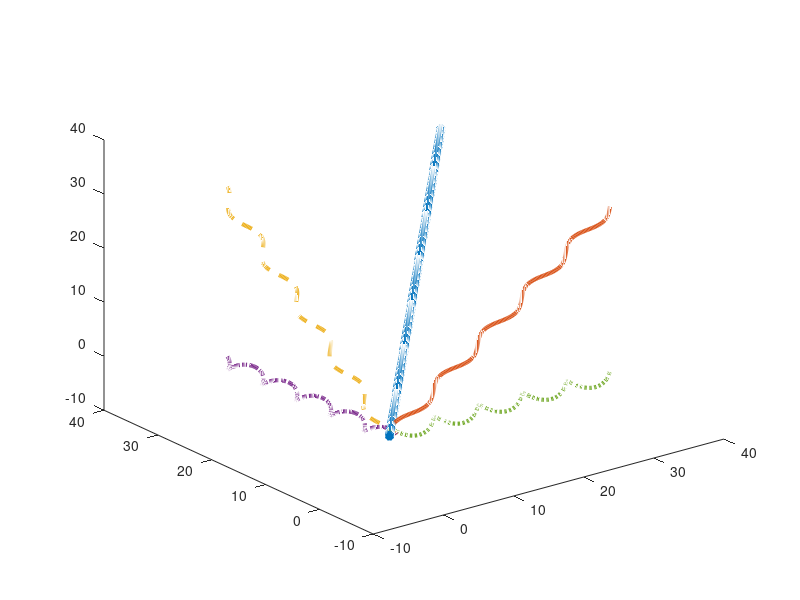

Reproduce this figure in MATLAB.
%{
SEC4.2.M

Material de apoio do livro "Octave: Seus primeiros passos na programação
científica". Exemplos da seção 4.2, capítulo 4, "Produzindo gráficos no
Octave".

* Autor: Alexandre 'Jaguar' Fioravante de Siqueira
* Editora: Casa do Código
* Contato: http://www.programandociencia.com/sobre/
           http://www.casadocodigo.com.br/
* Fórum de discussão: http://groups.google.com/d/forum/compcieoctave
* Material de apoio: http://goo.gl/VnnAnF

* Para citar esse material, por favor utilize a referência abaixo:
DE SIQUEIRA, A.F. Octave: Seus primeiros passos na programação
científica. São Paulo: Casa do Código, 2015.

Este programa é um software livre; você pode redistribuí-lo e/ou 
modificá-lo dentro dos termos da Licença Pública Geral GNU como 
publicada pela Fundação do Software Livre (FSF); na versão 3 da 
Licença, ou qualquer versão posterior.

Este programa é distribuído na esperança de que possa ser útil, 
mas SEM NENHUMA GARANTIA; sem uma garantia implícita de ADEQUAÇÃO
a qualquer MERCADO ou APLICAÇÃO EM PARTICULAR. Veja a
Licença Pública Geral GNU para maiores detalhes.

Você deve ter recebido uma cópia da Licença Pública Geral GNU junto
com este programa. Se não, veja <http://www.gnu.org/licenses/>.
%}


%% Informando vários gráficos como argumento na mesma função
% #1
k = -2*pi:0.1:2*pi;
plot(k,sin(k),'linewidth',8,k,cos(k),'linewidth',4)
legend('sin(k)','cos(k)')
legend('boxoff')

% #2
k = -2*pi:0.1:2*pi;
plot3(k,sin(k),cos(k),'linewidth',6, ...
    k,cos(k),sin(k),'dr','linewidth',4)


%% Mantendo os gráficos na mesma janela gráfica
% #1
k = -2*pi:0.1:2*pi;
plot(k,sin(k),'linewidth',8)
hold all
plot(k,cos(k),'linewidth',4)
legend('sin(k)','cos(k)')
legend('boxoff')
hold off

% #2
x = 0:0.1:4*pi;
plot(x,sin(x),'linewidth',3)
hold all
plot(x,cos(x),'--','linewidth',3)
plot(x,tan(x),'-.','linewidth',3)
plot(x,exp(x),':','linewidth',3)
plot(x,log(x),'*','linewidth',3)
axis([0,10,-2,4])
legend('Seno','Cosseno','Tangente','Exponencial','Logaritmo')
legend('boxoff')
hold off

% #3
x = 0:0.1:10*pi;
y = z = x;
plot3(x,y,z,'*','linewidth',3)
hold all
plot3(x,sin(y),z,'linewidth',3)
plot3(cos(x),y,z,'--','linewidth',3)
plot3(cos(x),y,sin(z),'-.','linewidth',3)
plot3(x,sin(y),cos(z),':','linewidth',3)
hold off

% #4
x = y = z = 0:0.1:10*pi;
